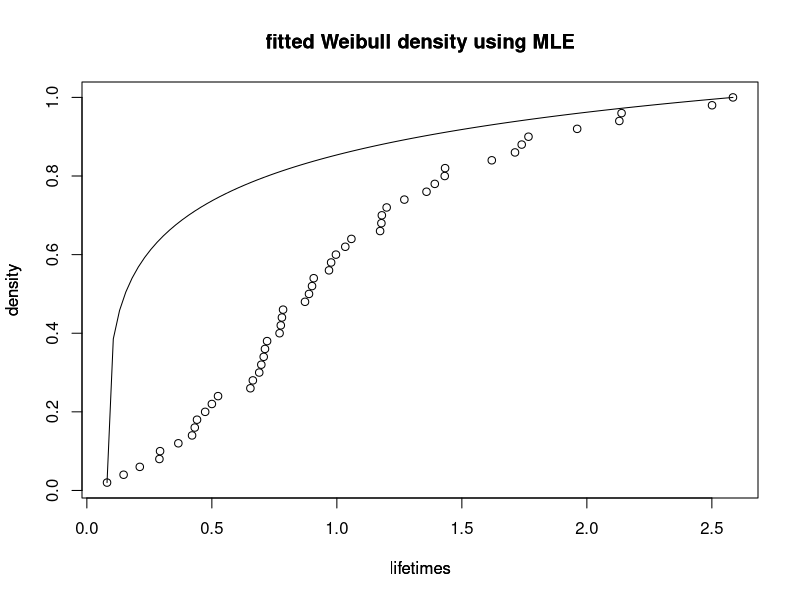

Generate this figure with R:
set.seed(1234)

alpha = 1.5   # shape
beta = 1    # scale	

n = 50
x=c(0.0807362,0.147014,0.211721,0.290214,0.292867,0.365921,0.420821,0.431629,0.440675,0.473263,0.500056,0.524718,0.654139,0.663968,0.689502,0.697818,0.707392,0.712452,0.720935,0.770856,0.775773,0.780275,0.784847,0.872561,0.88858,0.900682,0.907473,0.968562,0.977094,0.99633,1.03369,1.05816,1.17297,1.17814,1.17994,1.19921,1.26996,1.35861,1.39173,1.43148,1.43293,1.61969,1.71256,1.7394,1.76644,1.96121,2.12992,2.13882,2.50073,2.58441)
y=sort(x, decreasing = FALSE)
l<-length(y)
k=head(y,35)
m<-length(k)
T<-0.89
logL = function(x){
     -sum((pweibull(k, shape = x[1], scale = x[2], log = TRUE)))*(1-dweibull(T, shape = x[1], scale = x[2], log = TRUE))**(l-m)
}

y.mle = nlm(logL, c(shape = 0.1, scale = 0.1), hessian = TRUE)
y.mle

#cdf plot fitted weibull model
time<-seq(0, 3, by=0.061)
fc<-seq(0.02, 1, by=0.02)
plot(y,fc, xlab = "lifetimes", 
      ylab = "density", main = "fitted Weibull density using MLE")
par(new=TRUE)
plot(function(time) pweibull(time, shape = 1/y.mle$estimate[1], 
      scale = y.mle$estimate[2]), 0, 3, xlab = "lifetimes", 
      ylab = "density", main = "fitted Weibull density using MLE",axes=FALSE)
